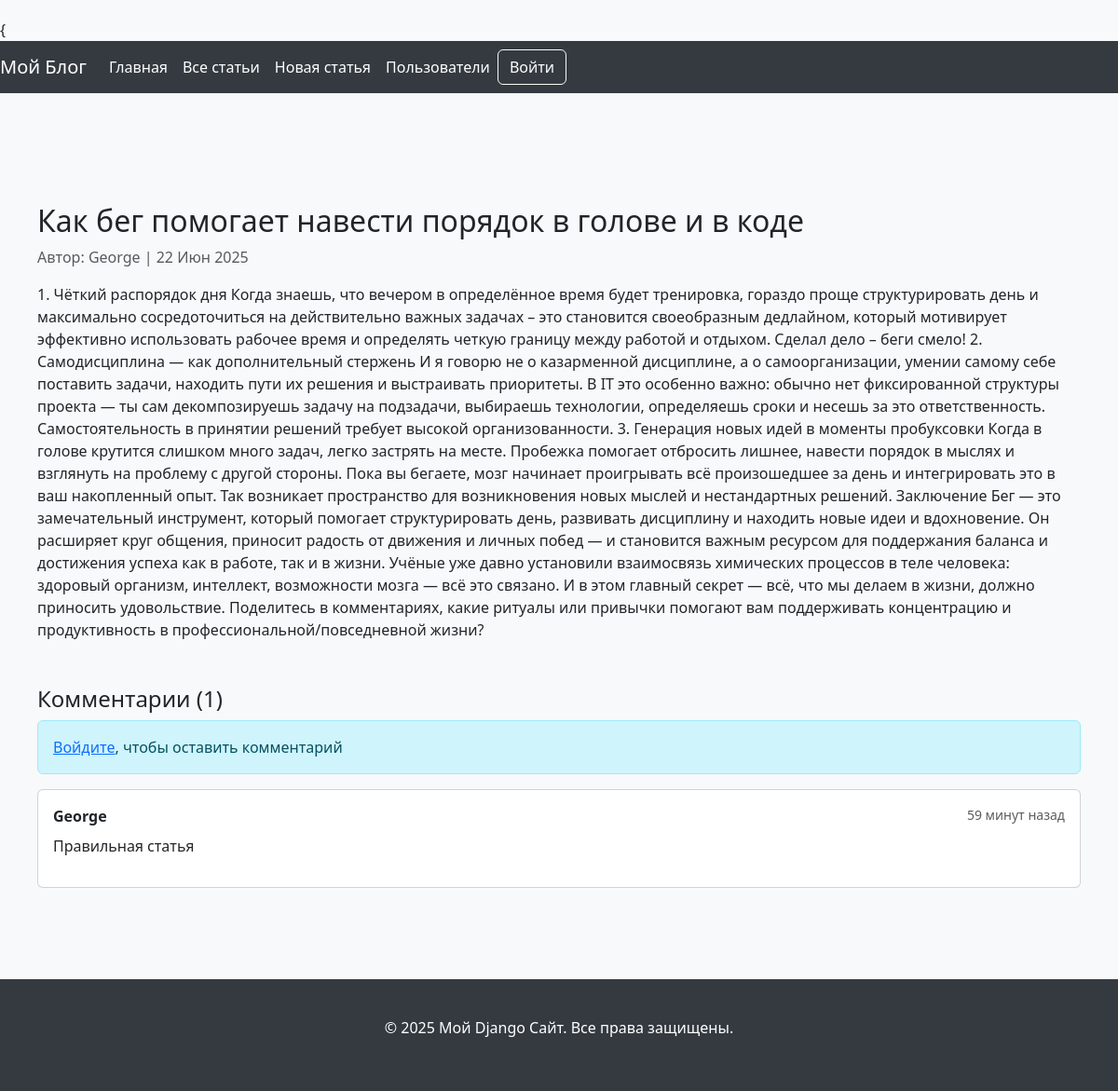
The app's page /post/2/ with its own data.
### blog/models.py (models this page shows, shortened)
class Post(models.Model):
    title = models.CharField(max_length=200)
    content = models.TextField()
    created_at = models.DateTimeField(auto_now_add=True)
    updated_at = models.DateTimeField(auto_now=True)
    author = models.ForeignKey(User, on_delete=models.CASCADE)
    is_featured = models.BooleanField(default=False)
    image = models.ImageField(upload_to='post_images/', blank=True, null=True)
    class Meta:
        verbose_name = 'Пост'
        verbose_name_plural = 'Посты'

class Comment(models.Model):
        post = models.ForeignKey(Post, on_delete=models.CASCADE, related_name='comments')
        author = models.ForeignKey(
            settings.AUTH_USER_MODEL,  # Используем AUTH_USER_MODEL вместо прямого указания
            on_delete=models.CASCADE
        )
        content = models.TextField('Содержание')
        created_at = models.DateTimeField(auto_now_add=True)
        updated_at = models.DateTimeField(auto_now=True)
        class Meta:
            verbose_name = 'Комментарий'
            verbose_name_plural = 'Комментарии'

### users/models.py (models this page shows)
class CustomUser(AbstractUser):
    bio = models.TextField(blank=True)
    avatar = models.ImageField(upload_to='avatars/', blank=True, null=True)
    groups = models.ManyToManyField(
        Group,
        verbose_name=_('groups'),
        blank=True,
        help_text=_('The groups this user belongs to.'),
        related_name="custom_user_set",  # Уникальное
        related_query_name="user",
    )
    user_permissions = models.ManyToManyField(
        Permission,
        verbose_name=_('user permissions'),
        blank=True,
        help_text=_('Specific permissions for this user.'),
        related_name="custom_user_set",  # Уникальное
        related_query_name="user",
    )
    def __str__(self):
        return self.username

### blog/views.py (the view)
# urls.py: path('post/<int:pk>/', views.post_detail, name='post_detail'),  # Детали конкретного поста
def post_detail(request, pk):
    post = get_object_or_404(Post, pk=pk)
    comments = post.comments.all().order_by('-created_at')
    if request.method == 'POST':
        form = CommentForm(request.POST)
        if form.is_valid() and request.user.is_authenticated:
            comment = form.save(commit=False)
            comment.post = post
            comment.author = request.user
            comment.save()
            return redirect('blog:post_detail', pk=post.pk)
    else:
        form = CommentForm()
    return render(request, 'blog/post_detail.html', {
        'post': post,
        'comments': comments,
        'form': form
    })

### blog/templates/blog/post_detail.html (shortened to what this page needs)
{% extends "blog/base.html" %}
{% block content %}
<div class="container mt-5">
    <article>
        <h2>{{ post.title }}</h2>
        <p class="text-muted">Автор: {{ post.author }} | {{ post.created_at|date:"d M Y" }}</p>
        <p>{{ post.content }}</p>
    </article>
    <section class="mt-5">
        <h4>Комментарии ({{ comments.count }})</h4>
        {% if user.is_authenticated %}
        <form method="post" class="mb-4">
            {% csrf_token %}
            <div class="form-group">
                {{ form.content }}
            </div>
            <button type="submit" class="btn btn-primary">Добавить комментарий</button>
        </form>
        {% else %}
        <p class="alert alert-info">
            <a href="{% url 'auth:login' %}">Войдите</a>, чтобы оставить комментарий
        </p>
        {% endif %}
        <div class="comments">
            {% for comment in comments %}
            <div class="card mb-2">
                <div class="card-body">
                    <div class="d-flex justify-content-between">
                        <strong>{{ comment.author }}</strong>
                        <small class="text-muted">{{ comment.created_at|timesince }} назад</small>
                    </div>
                    <p class="mt-2">{{ comment.content }}</p>
                </div>
            </div>
            {% empty %}
            <p>Пока нет комментариев. Будьте первым!</p>
            {% endfor %}
        </div>
    </section>
</div>
{% endblock %}

### static/css/style.css (style rules this page uses)
body { font-family: 'Segoe UI', Tahoma, Geneva, Verdana, sans-serif; background-color: #f8f9fa; padding-top: 20px; }
.container { max-width: 1200px; margin: 0 auto; padding: 20px; }

### records on screen
Post: title "Как бег помогает навести порядок в голове и в коде", author "George", created_at "22 Июн 2025", content "1. Чёткий распорядок дня Когда знаешь, что вечером в определённое время будет тренировка, гораздо проще структурировать день и максимально сосредоточиться на действительно важных задачах – это становится своеобразным дедлайном, который мотивирует эффективно использовать рабочее время и определять четкую границу между работой и отдыхом. Сделал дело – беги смело! 2. Самодисциплина — как дополнительный стержень И я говорю не о казарменной дисциплине, а о самоорганизации, умении самому себе поставить задачи, находить пути их решения и выстраивать приоритеты. В IT это особенно важно: обычно нет фиксированной структуры проекта — ты сам декомпозируешь задачу на подзадачи, выбираешь технологии,…"
Comment: author "George", created_at "59 минут", content "Правильная статья"

### other values on screen
{{ comments.count }} "1"
